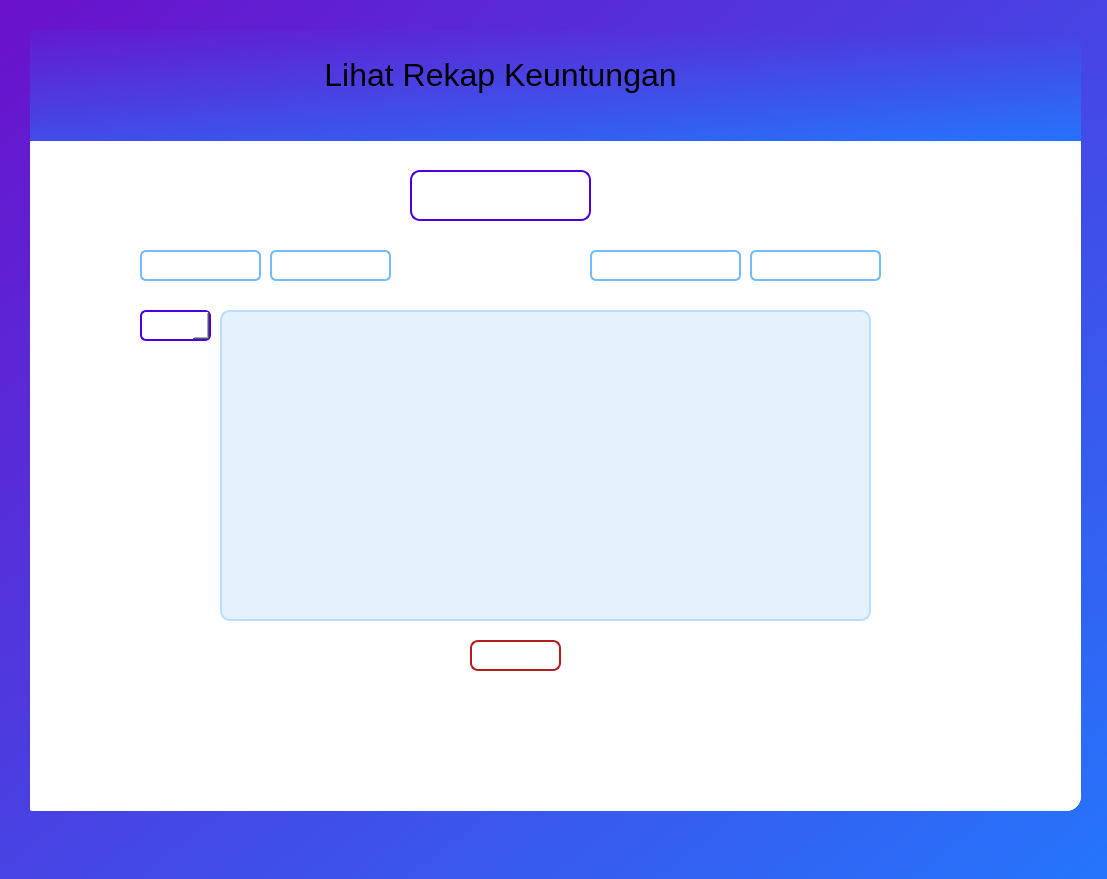
<?xml version="1.0" encoding="UTF-8"?>
<ui version="4.0">
 <class>lihat_grafik_keuntungan</class>
 <widget class="QMainWindow" name="lihat_grafik_keuntungan">
  <property name="geometry">
   <rect>
    <x>0</x>
    <y>0</y>
    <width>1107</width>
    <height>879</height>
   </rect>
  </property>
  <property name="windowTitle">
   <string>Dashboard SAKAPEUNG</string>
  </property>
  <property name="styleSheet">
   <string notr="true">background: qlineargradient(x1:0, y1:0, x2:1, y2:1, stop:0 #6a11cb, stop:1 #2575fc);
</string>
  </property>
  <widget class="QWidget" name="centralwidget">
   <widget class="QFrame" name="frame_utama">
    <property name="geometry">
     <rect>
      <x>30</x>
      <y>30</y>
      <width>1051</width>
      <height>781</height>
     </rect>
    </property>
    <property name="styleSheet">
     <string notr="true">background-color: rgba(255, 255, 255, 180); /* Transparansi */
border-radius: 15px; /* Membuat sudut melengkung */</string>
    </property>
    <property name="frameShape">
     <enum>QFrame::StyledPanel</enum>
    </property>
    <property name="frameShadow">
     <enum>QFrame::Raised</enum>
    </property>
    <widget class="QStackedWidget" name="stackedWidget">
     <property name="geometry">
      <rect>
       <x>-10</x>
       <y>0</y>
       <width>1061</width>
       <height>781</height>
      </rect>
     </property>
     <property name="styleSheet">
      <string notr="true">background : white;</string>
     </property>
     <property name="frameShape">
      <enum>QFrame::Box</enum>
     </property>
     <property name="frameShadow">
      <enum>QFrame::Plain</enum>
     </property>
     <property name="currentIndex">
      <number>2</number>
     </property>
     <widget class="QWidget" name="admin">
      <widget class="QTextEdit" name="home_admin">
       <property name="geometry">
        <rect>
         <x>10</x>
         <y>120</y>
         <width>791</width>
         <height>651</height>
        </rect>
       </property>
       <property name="html">
        <string>&lt;!DOCTYPE HTML PUBLIC &quot;-//W3C//DTD HTML 4.0//EN&quot; &quot;http://www.w3.org/TR/REC-html40/strict.dtd&quot;&gt;
&lt;html&gt;&lt;head&gt;&lt;meta name=&quot;qrichtext&quot; content=&quot;1&quot; /&gt;&lt;style type=&quot;text/css&quot;&gt;
p, li { white-space: pre-wrap; }
&lt;/style&gt;&lt;/head&gt;&lt;body style=&quot; font-family:'MS Shell Dlg 2'; font-size:8pt; font-weight:400; font-style:normal;&quot;&gt;
&lt;p style=&quot; margin-top:0px; margin-bottom:0px; margin-left:0px; margin-right:0px; -qt-block-indent:0; text-indent:0px;&quot;&gt;&lt;span style=&quot; font-size:7.8pt;&quot;&gt;Ini adalah dashbiard admin&lt;/span&gt;&lt;/p&gt;&lt;/body&gt;&lt;/html&gt;</string>
       </property>
      </widget>
      <widget class="QTextBrowser" name="home_title_admin">
       <property name="geometry">
        <rect>
         <x>0</x>
         <y>0</y>
         <width>811</width>
         <height>111</height>
        </rect>
       </property>
       <property name="styleSheet">
        <string notr="true">background: qlineargradient(x1:0, y1:0, x2:1, y2:1, stop:0 #6a11cb, stop:1 #2575fc);
border-radius: 0px; 
</string>
       </property>
       <property name="html">
        <string>&lt;!DOCTYPE HTML PUBLIC &quot;-//W3C//DTD HTML 4.0//EN&quot; &quot;http://www.w3.org/TR/REC-html40/strict.dtd&quot;&gt;
&lt;html&gt;&lt;head&gt;&lt;meta name=&quot;qrichtext&quot; content=&quot;1&quot; /&gt;&lt;style type=&quot;text/css&quot;&gt;
p, li { white-space: pre-wrap; }
&lt;/style&gt;&lt;/head&gt;&lt;body style=&quot; font-family:'MS Shell Dlg 2'; font-size:8pt; font-weight:400; font-style:normal;&quot;&gt;
&lt;p align=&quot;center&quot; style=&quot;-qt-paragraph-type:empty; margin-top:0px; margin-bottom:0px; margin-left:0px; margin-right:0px; -qt-block-indent:0; text-indent:0px; font-size:7.8pt;&quot;&gt;&lt;br /&gt;&lt;/p&gt;
&lt;p align=&quot;center&quot; style=&quot; margin-top:0px; margin-bottom:0px; margin-left:0px; margin-right:0px; -qt-block-indent:0; text-indent:0px;&quot;&gt;&lt;span style=&quot; font-size:6pt;&quot;&gt; &lt;/span&gt;&lt;/p&gt;
&lt;p align=&quot;center&quot; style=&quot; margin-top:0px; margin-bottom:0px; margin-left:0px; margin-right:0px; -qt-block-indent:0; text-indent:0px;&quot;&gt;&lt;span style=&quot; font-size:24pt;&quot;&gt;Dashboard Admin&lt;/span&gt;&lt;/p&gt;&lt;/body&gt;&lt;/html&gt;</string>
       </property>
      </widget>
     </widget>
     <widget class="QWidget" name="edit_jadwal_kereta">
      <widget class="QTextBrowser" name="edit_jadwal_kereta_title_admin">
       <property name="geometry">
        <rect>
         <x>0</x>
         <y>0</y>
         <width>811</width>
         <height>111</height>
        </rect>
       </property>
       <property name="styleSheet">
        <string notr="true">background: qlineargradient(x1:0, y1:0, x2:1, y2:1, stop:0 #6a11cb, stop:1 #2575fc);
border-radius: 0px; 
</string>
       </property>
       <property name="html">
        <string>&lt;!DOCTYPE HTML PUBLIC &quot;-//W3C//DTD HTML 4.0//EN&quot; &quot;http://www.w3.org/TR/REC-html40/strict.dtd&quot;&gt;
&lt;html&gt;&lt;head&gt;&lt;meta name=&quot;qrichtext&quot; content=&quot;1&quot; /&gt;&lt;style type=&quot;text/css&quot;&gt;
p, li { white-space: pre-wrap; }
&lt;/style&gt;&lt;/head&gt;&lt;body style=&quot; font-family:'MS Shell Dlg 2'; font-size:8pt; font-weight:400; font-style:normal;&quot;&gt;
&lt;p align=&quot;center&quot; style=&quot;-qt-paragraph-type:empty; margin-top:0px; margin-bottom:0px; margin-left:0px; margin-right:0px; -qt-block-indent:0; text-indent:0px; font-size:7.8pt;&quot;&gt;&lt;br /&gt;&lt;/p&gt;
&lt;p align=&quot;center&quot; style=&quot; margin-top:0px; margin-bottom:0px; margin-left:0px; margin-right:0px; -qt-block-indent:0; text-indent:0px;&quot;&gt;&lt;span style=&quot; font-size:6pt;&quot;&gt; &lt;/span&gt;&lt;/p&gt;
&lt;p align=&quot;center&quot; style=&quot; margin-top:0px; margin-bottom:0px; margin-left:0px; margin-right:0px; -qt-block-indent:0; text-indent:0px;&quot;&gt;&lt;span style=&quot; font-size:24pt;&quot;&gt;Edit Jadwal Kereta&lt;/span&gt;&lt;/p&gt;&lt;/body&gt;&lt;/html&gt;</string>
       </property>
      </widget>
      <widget class="QTextEdit" name="edit_jadwal_kereta_admin">
       <property name="geometry">
        <rect>
         <x>10</x>
         <y>120</y>
         <width>791</width>
         <height>651</height>
        </rect>
       </property>
       <property name="html">
        <string>&lt;!DOCTYPE HTML PUBLIC &quot;-//W3C//DTD HTML 4.0//EN&quot; &quot;http://www.w3.org/TR/REC-html40/strict.dtd&quot;&gt;
&lt;html&gt;&lt;head&gt;&lt;meta name=&quot;qrichtext&quot; content=&quot;1&quot; /&gt;&lt;style type=&quot;text/css&quot;&gt;
p, li { white-space: pre-wrap; }
&lt;/style&gt;&lt;/head&gt;&lt;body style=&quot; font-family:'MS Shell Dlg 2'; font-size:8pt; font-weight:400; font-style:normal;&quot;&gt;
&lt;p style=&quot; margin-top:0px; margin-bottom:0px; margin-left:0px; margin-right:0px; -qt-block-indent:0; text-indent:0px;&quot;&gt;&lt;span style=&quot; font-size:7.8pt;&quot;&gt;Ini adalah menu edit jadwal kereta&lt;/span&gt;&lt;/p&gt;&lt;/body&gt;&lt;/html&gt;</string>
       </property>
      </widget>
     </widget>
     <widget class="QWidget" name="lihat_rekap_keuntungan">
      <widget class="QTextBrowser" name="lihat_rekap_keuntungan_title_admin">
       <property name="geometry">
        <rect>
         <x>-210</x>
         <y>0</y>
         <width>1301</width>
         <height>111</height>
        </rect>
       </property>
       <property name="styleSheet">
        <string notr="true">background: qlineargradient(x1:0, y1:0, x2:1, y2:1, stop:0 #6a11cb, stop:1 #2575fc);
border-radius: 0px;
</string>
       </property>
       <property name="html">
        <string>&lt;!DOCTYPE HTML PUBLIC &quot;-//W3C//DTD HTML 4.0//EN&quot; &quot;http://www.w3.org/TR/REC-html40/strict.dtd&quot;&gt;
&lt;html&gt;&lt;head&gt;&lt;meta name=&quot;qrichtext&quot; content=&quot;1&quot; /&gt;&lt;style type=&quot;text/css&quot;&gt;
p, li { white-space: pre-wrap; }
&lt;/style&gt;&lt;/head&gt;&lt;body style=&quot; font-family:'MS Shell Dlg 2'; font-size:8pt; font-weight:400; font-style:normal;&quot;&gt;
&lt;p align=&quot;center&quot; style=&quot;-qt-paragraph-type:empty; margin-top:0px; margin-bottom:0px; margin-left:0px; margin-right:0px; -qt-block-indent:0; text-indent:0px; font-size:7.8pt;&quot;&gt;&lt;br /&gt;&lt;/p&gt;
&lt;p align=&quot;center&quot; style=&quot; margin-top:0px; margin-bottom:0px; margin-left:0px; margin-right:0px; -qt-block-indent:0; text-indent:0px;&quot;&gt;&lt;span style=&quot; font-size:6pt;&quot;&gt; &lt;/span&gt;&lt;/p&gt;
&lt;p align=&quot;center&quot; style=&quot; margin-top:0px; margin-bottom:0px; margin-left:0px; margin-right:0px; -qt-block-indent:0; text-indent:0px;&quot;&gt;&lt;span style=&quot; font-size:24pt;&quot;&gt;	Lihat Rekap Keuntungan&lt;/span&gt;&lt;/p&gt;&lt;/body&gt;&lt;/html&gt;</string>
       </property>
      </widget>
      <widget class="QLabel" name="label">
       <property name="geometry">
        <rect>
         <x>390</x>
         <y>140</y>
         <width>181</width>
         <height>51</height>
        </rect>
       </property>
       <property name="styleSheet">
        <string notr="true">/* Judul &quot;Lihat Rekap Keuntungan&quot; dengan background gradasi */
QLabel#label {
    font-size: 12px;
    font-weight: bold;
    color: white;
    background: qlineargradient(spread:pad, x1:0, y1:0, x2:1, y2:0, 
                                stop:0 #6a11cb, stop:1 #2575fc);
    padding: 12px;
    border-radius: 10px;
    text-align: center;
    border: 2px solid #4a00e0;
}</string>
       </property>
       <property name="text">
        <string>Lihat Grafik Keuntungan</string>
       </property>
      </widget>
      <widget class="QComboBox" name="combo_filter_rekap">
       <property name="geometry">
        <rect>
         <x>120</x>
         <y>280</y>
         <width>71</width>
         <height>31</height>
        </rect>
       </property>
       <property name="styleSheet">
        <string notr="true">#combo_filter_rekap {
    font-size: 10px;
    font-weight: bold;
    color: #ffffff;
    background: qlineargradient(spread:pad, x1:0, y1:0, x2:1, y2:1, 
                                stop:0 #6a11cb, stop:1 #2575fc);
    padding: 5px;
    border-radius: 6px;
    border: 2px solid #4a00e0;
    selection-background-color: #4a00e0;
}

/* Dropdown list */
QComboBox QAbstractItemView {
    background-color: #6a11cb;
    color: white;
    selection-background-color: #2575fc;
    border: 1px solid #4a00e0;
    padding: 5px;
}

/* Saat hover */
#combo_filter_rekap:hover {
    background: qlineargradient(spread:pad, x1:0, y1:0, x2:1, y2:1, 
                                stop:0 #4a00e0, stop:1 #6a11cb);
}

/* Saat ditekan */
#combo_filter_rekap:on {
    background: #4a00e0;
    color: #ffffff;
}
</string>
       </property>
       <item>
        <property name="text">
         <string>Harian</string>
        </property>
       </item>
       <item>
        <property name="text">
         <string>Mingguan</string>
        </property>
       </item>
       <item>
        <property name="text">
         <string>Bulanan</string>
        </property>
       </item>
       <item>
        <property name="text">
         <string>Tahunan</string>
        </property>
       </item>
      </widget>
      <widget class="QLabel" name="label_2">
       <property name="geometry">
        <rect>
         <x>120</x>
         <y>220</y>
         <width>121</width>
         <height>31</height>
        </rect>
       </property>
       <property name="styleSheet">
        <string notr="true">#label_2 {
     font-size: 10px;
    font-weight: bold;
    color: white;
    background: qlineargradient(spread:pad, x1:0, y1:0, x2:1, y2:1, 
                                stop:0 #a085ff, stop:1 #76baff);
    padding: 8px 12px;
    border-radius: 6px;
    text-align: center;
    border: 2px solid #76baff;
    box-shadow: 2px 4px 8px rgba(0, 0, 0, 0.1);
}
</string>
       </property>
       <property name="text">
        <string>Total Pemasukan:</string>
       </property>
      </widget>
      <widget class="QLabel" name="label_total_pemasukan">
       <property name="geometry">
        <rect>
         <x>250</x>
         <y>220</y>
         <width>121</width>
         <height>31</height>
        </rect>
       </property>
       <property name="styleSheet">
        <string notr="true">#label_total_pemasukan {
     font-size: 10px;
    font-weight: bold;
    color: white;
    background: qlineargradient(spread:pad, x1:0, y1:0, x2:1, y2:1, 
                                stop:0 #a085ff, stop:1 #76baff);
    padding: 8px 12px;
    border-radius: 6px;
    text-align: center;
    border: 2px solid #76baff;
    box-shadow: 2px 4px 8px rgba(0, 0, 0, 0.1);
}
</string>
       </property>
       <property name="text">
        <string>Text Label</string>
       </property>
      </widget>
      <widget class="QLabel" name="label_persentase_perubahan">
       <property name="geometry">
        <rect>
         <x>730</x>
         <y>220</y>
         <width>131</width>
         <height>31</height>
        </rect>
       </property>
       <property name="styleSheet">
        <string notr="true">#label_persentase_perubahan {
     font-size: 10px;
    font-weight: bold;
    color: white;
    background: qlineargradient(spread:pad, x1:0, y1:0, x2:1, y2:1, 
                                stop:0 #a085ff, stop:1 #76baff);
    padding: 8px 12px;
    border-radius: 6px;
    text-align: center;
    border: 2px solid #76baff;
    box-shadow: 2px 4px 8px rgba(0, 0, 0, 0.1);
}
</string>
       </property>
       <property name="text">
        <string>Text Label</string>
       </property>
      </widget>
      <widget class="QLabel" name="label_3">
       <property name="geometry">
        <rect>
         <x>570</x>
         <y>220</y>
         <width>151</width>
         <height>31</height>
        </rect>
       </property>
       <property name="styleSheet">
        <string notr="true">#label_3 {
     font-size: 10px;
    font-weight: bold;
    color: white;
    background: qlineargradient(spread:pad, x1:0, y1:0, x2:1, y2:1, 
                                stop:0 #a085ff, stop:1 #76baff);
    padding: 8px 12px;
    border-radius: 6px;
    text-align: center;
    border: 2px solid #76baff;
    box-shadow: 2px 4px 8px rgba(0, 0, 0, 0.1);
}
</string>
       </property>
       <property name="text">
        <string>Persentase Perubahan:</string>
       </property>
      </widget>
      <widget class="QPushButton" name="button_kembali">
       <property name="geometry">
        <rect>
         <x>450</x>
         <y>610</y>
         <width>91</width>
         <height>31</height>
        </rect>
       </property>
       <property name="styleSheet">
        <string notr="true">#button_kembali {
    font-size: 12px;
    font-weight: bold;
    color: white;
    border: 2px solid #B71C1C;
    border-radius: 8px;
    padding: 6px 12px;
    background: qlineargradient(spread:pad, x1:0, y1:0, x2:1, y2:1, 
                                stop:0 #FF8A80, stop:1 #D32F2F); /* Lebih banyak merah terang */
}

/* Efek hover */
#button_kembali:hover {
    background: qlineargradient(spread:pad, x1:0, y1:0, x2:1, y2:1, 
                                stop:0 #FF5252, stop:1 #B71C1C); /* Lebih merah saat hover */
    border: 2px solid #D32F2F;
}

/* Efek tombol ditekan */
#button_kembali:pressed {
    background: qlineargradient(spread:pad, x1:0, y1:0, x2:1, y2:1, 
                                stop:0 #F44336, stop:1 #9A0007); /* Merah lebih gelap saat ditekan */
    border: 2px solid #7F0000;
}
</string>
       </property>
       <property name="text">
        <string>Kembali</string>
       </property>
      </widget>
      <widget class="QScrollArea" name="scrollArea_grafik">
       <property name="geometry">
        <rect>
         <x>200</x>
         <y>270</y>
         <width>651</width>
         <height>331</height>
        </rect>
       </property>
       <property name="widgetResizable">
        <bool>true</bool>
       </property>
       <widget class="QWidget" name="scrollAreaWidgetContents_2">
        <property name="geometry">
         <rect>
          <x>0</x>
          <y>0</y>
          <width>651</width>
          <height>331</height>
         </rect>
        </property>
        <widget class="QWidget" name="widget_grafik" native="true">
         <property name="geometry">
          <rect>
           <x>0</x>
           <y>10</y>
           <width>651</width>
           <height>311</height>
          </rect>
         </property>
         <property name="styleSheet">
          <string notr="true">/* Style untuk widget grafik */
QWidget#widget_grafik {
    background-color: #E3F2FD; /* Biru muda pastel */
    border-radius: 10px;
    border: 2px solid #BBDEFB; /* Biru muda untuk garis agar serasi */
}

/* Style untuk batang diagram */
QBarSet {
    color: white; /* Warna teks dalam batang */
}

/* Style untuk warna batang diagram */
QBarSeries {
    background: qlineargradient(spread:pad, x1:0, y1:0, x2:1, y2:0, 
                                stop:0 #6a11cb, stop:1 #2575fc);
}
/* Scroll area untuk grafik */
QScrollArea#widget_grafik {
    border: none;
    background: #E3F2FD; /* Warna latar belakang */
}

/* Scrollbar Vertikal */
QScrollBar:vertical {
    background: #E3F2FD;
    width: 10px;
    margin: 2px 0 2px 0;
}

QScrollBar::handle:vertical {
    background: #1976D2;
    min-height: 20px;
    border-radius: 5px;
}

QScrollBar::add-line:vertical, 
QScrollBar::sub-line:vertical {
    background: none;
}

/* Scrollbar Horizontal */
QScrollBar:horizontal {
    background: #E3F2FD;
    height: 10px;
    margin: 0 2px 0 2px;
}

QScrollBar::handle:horizontal {
    background: #1976D2;
    min-width: 20px;
    border-radius: 5px;
}

QScrollBar::add-line:horizontal, 
QScrollBar::sub-line:horizontal {
    background: none;
}
</string>
         </property>
        </widget>
       </widget>
      </widget>
     </widget>
    </widget>
   </widget>
  </widget>
 </widget>
 <resources/>
 <connections/>
</ui>
